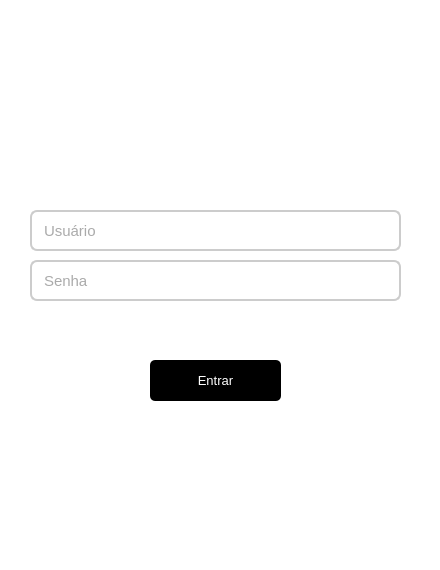
<?xml version="1.0" encoding="UTF-8"?>
<ui version="4.0">
 <class>MainWindow</class>
 <widget class="QMainWindow" name="MainWindow">
  <property name="geometry">
   <rect>
    <x>0</x>
    <y>0</y>
    <width>440</width>
    <height>570</height>
   </rect>
  </property>
  <property name="minimumSize">
   <size>
    <width>440</width>
    <height>570</height>
   </size>
  </property>
  <property name="maximumSize">
   <size>
    <width>440</width>
    <height>570</height>
   </size>
  </property>
  <property name="windowTitle">
   <string>MainWindow</string>
  </property>
  <property name="inputMethodHints">
   <set>Qt::ImhPreferUppercase</set>
  </property>
  <widget class="QWidget" name="centralwidget">
   <widget class="QLabel" name="labelBackground">
    <property name="geometry">
     <rect>
      <x>0</x>
      <y>0</y>
      <width>441</width>
      <height>571</height>
     </rect>
    </property>
    <property name="styleSheet">
     <string notr="true">QLabel {
background-color:rgb(255, 255, 255);}</string>
    </property>
    <property name="text">
     <string/>
    </property>
   </widget>
   <widget class="QLineEdit" name="lineEditUser">
    <property name="geometry">
     <rect>
      <x>30</x>
      <y>210</y>
      <width>371</width>
      <height>41</height>
     </rect>
    </property>
    <property name="font">
     <font>
      <family>Arial</family>
      <pointsize>11</pointsize>
     </font>
    </property>
    <property name="styleSheet">
     <string notr="true">QLineEdit {
	border: 2px solid rgb(204, 204, 204);
	border-radius: 7px;
	padding-left: 10px;
	color:rgb(85, 85, 85);

}
QLineEdit:hover {
	border: 2px solid rgb(6, 146, 242);
	
}
QLineEdit:focus {
	border: 2px solid rgb(6, 146, 242);	

}</string>
    </property>
    <property name="inputMethodHints">
     <set>Qt::ImhUppercaseOnly</set>
    </property>
    <property name="inputMask">
     <string/>
    </property>
    <property name="text">
     <string/>
    </property>
    <property name="maxLength">
     <number>50</number>
    </property>
    <property name="placeholderText">
     <string>Usuário</string>
    </property>
   </widget>
   <widget class="QLineEdit" name="lineEditPassword">
    <property name="geometry">
     <rect>
      <x>30</x>
      <y>260</y>
      <width>371</width>
      <height>41</height>
     </rect>
    </property>
    <property name="font">
     <font>
      <family>Arial</family>
      <pointsize>11</pointsize>
     </font>
    </property>
    <property name="styleSheet">
     <string notr="true">QLineEdit {
	border: 2px solid rgb(204, 204, 204);
	border-radius: 7px;
	padding-left: 10px;
	color:rgb(85, 85, 85);

}
QLineEdit:hover {
	border: 2px solid rgb(6, 146, 242);
	
}
QLineEdit:focus {
	border: 2px solid rgb(6, 146, 242);	

}</string>
    </property>
    <property name="inputMask">
     <string/>
    </property>
    <property name="text">
     <string/>
    </property>
    <property name="maxLength">
     <number>50</number>
    </property>
    <property name="echoMode">
     <enum>QLineEdit::Password</enum>
    </property>
    <property name="placeholderText">
     <string>Senha</string>
    </property>
   </widget>
   <widget class="QPushButton" name="btnEntrar">
    <property name="geometry">
     <rect>
      <x>150</x>
      <y>360</y>
      <width>131</width>
      <height>41</height>
     </rect>
    </property>
    <property name="font">
     <font>
      <family>Arial</family>
      <pointsize>10</pointsize>
      <weight>50</weight>
      <bold>false</bold>
     </font>
    </property>
    <property name="styleSheet">
     <string notr="true">QPushButton {
	border-radius: 5px;
	color:rgb(255, 255, 255);
	background-color: rgb(0,0,0);

}

QPushButton:hover {
	color:rgb(255, 255, 255);
	background-color: rgb(68, 68, 68)	;

}
</string>
    </property>
    <property name="text">
     <string>Entrar</string>
    </property>
   </widget>
   <widget class="QLabel" name="labelLogo">
    <property name="geometry">
     <rect>
      <x>80</x>
      <y>50</y>
      <width>261</width>
      <height>121</height>
     </rect>
    </property>
    <property name="text">
     <string/>
    </property>
    <property name="pixmap">
     <pixmap>img/logo.png</pixmap>
    </property>
   </widget>
   <widget class="QLabel" name="labelInfoLogin">
    <property name="geometry">
     <rect>
      <x>30</x>
      <y>310</y>
      <width>371</width>
      <height>21</height>
     </rect>
    </property>
    <property name="font">
     <font>
      <pointsize>11</pointsize>
     </font>
    </property>
    <property name="styleSheet">
     <string notr="true">color:rgb(208, 39, 24)</string>
    </property>
    <property name="text">
     <string/>
    </property>
   </widget>
   <widget class="QLabel" name="labelConnect">
    <property name="geometry">
     <rect>
      <x>10</x>
      <y>460</y>
      <width>421</width>
      <height>21</height>
     </rect>
    </property>
    <property name="font">
     <font>
      <pointsize>11</pointsize>
     </font>
    </property>
    <property name="styleSheet">
     <string notr="true">color:rgb(208, 39, 24)</string>
    </property>
    <property name="text">
     <string/>
    </property>
    <property name="alignment">
     <set>Qt::AlignCenter</set>
    </property>
   </widget>
   <widget class="QLabel" name="labelDataCon">
    <property name="geometry">
     <rect>
      <x>40</x>
      <y>530</y>
      <width>371</width>
      <height>20</height>
     </rect>
    </property>
    <property name="text">
     <string/>
    </property>
   </widget>
  </widget>
 </widget>
 <resources/>
 <connections>
  <connection>
   <sender>lineEditUser</sender>
   <signal>returnPressed()</signal>
   <receiver>lineEditPassword</receiver>
   <slot>setFocus()</slot>
   <hints>
    <hint type="sourcelabel">
     <x>215</x>
     <y>230</y>
    </hint>
    <hint type="destinationlabel">
     <x>215</x>
     <y>280</y>
    </hint>
   </hints>
  </connection>
  <connection>
   <sender>lineEditPassword</sender>
   <signal>returnPressed()</signal>
   <receiver>btnEntrar</receiver>
   <slot>click()</slot>
   <hints>
    <hint type="sourcelabel">
     <x>215</x>
     <y>280</y>
    </hint>
    <hint type="destinationlabel">
     <x>215</x>
     <y>380</y>
    </hint>
   </hints>
  </connection>
 </connections>
</ui>
